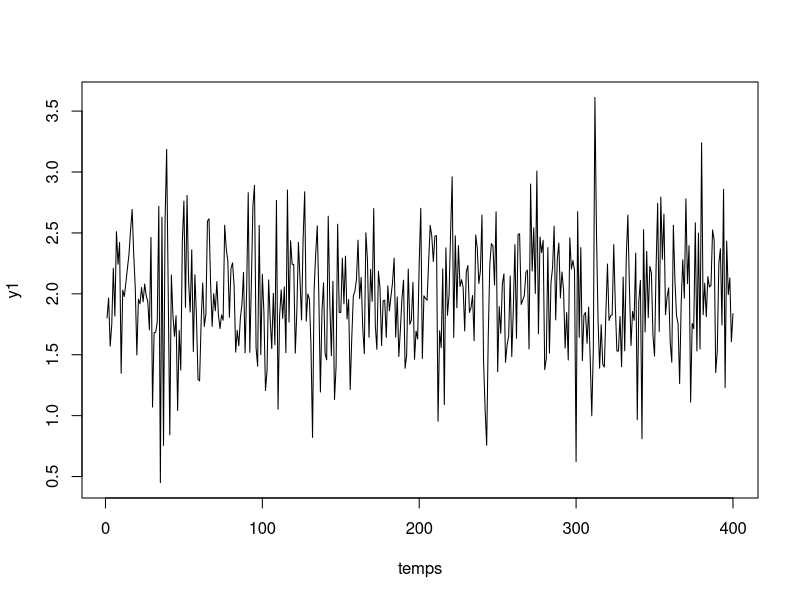

R code for this plot: (Note: this script raises an error after producing the figure.)
#####le premier modele de garch(2,1)
library(fGarch)

spec=garchSpec(model=list(mu=2,omega=.09,alph=c(.15,.3),beta=.4),rseed=9647)
y=garchSim(spec,n=400,extended=TRUE)
y1=y[1:400,1]
plot.ts(y1,xlab="temps")

###############################################

# simuler GARCH(1,1)
# specifier le modèle GARCH(1,1) 

garch11.spec = ugarchspec(variance.model = list(garchOrder=c(1,1)), 
                          mean.model = list(armaOrder=c(0,0)),
                          fixed.pars=list(mu = 0, omega=0.1, alpha1=0.1,
                                          beta1 = 0.7))
set.seed(123)
garch11.sim = ugarchpath(garch11.spec, n.sim=1000)




# utiliser plot pour illustrer les séries simulées et les volatilitées conditionnelles

par(mfrow=c(2,1))
plot(garch11.sim, which=2)
plot(garch11.sim, which=1)
par(mfrow=c(1,1))

par(mfrow=c(3,1))
acf(garch11.sim@path$seriesSim, main="Returns")
acf(garch11.sim@path$seriesSim^2, main="Returns^2")
acf(abs(garch11.sim@path$seriesSim), main="abs(Returns)")
par(mfrow=c(1,1))

par(mfrow=c(2,1))
plot(garch11.sim, which=2)
plot(garch11.sim, which=1)


library(car)
qqPlot(garch11.sim@path$seriesSim, ylab="GARCH(1,1) Returns")
